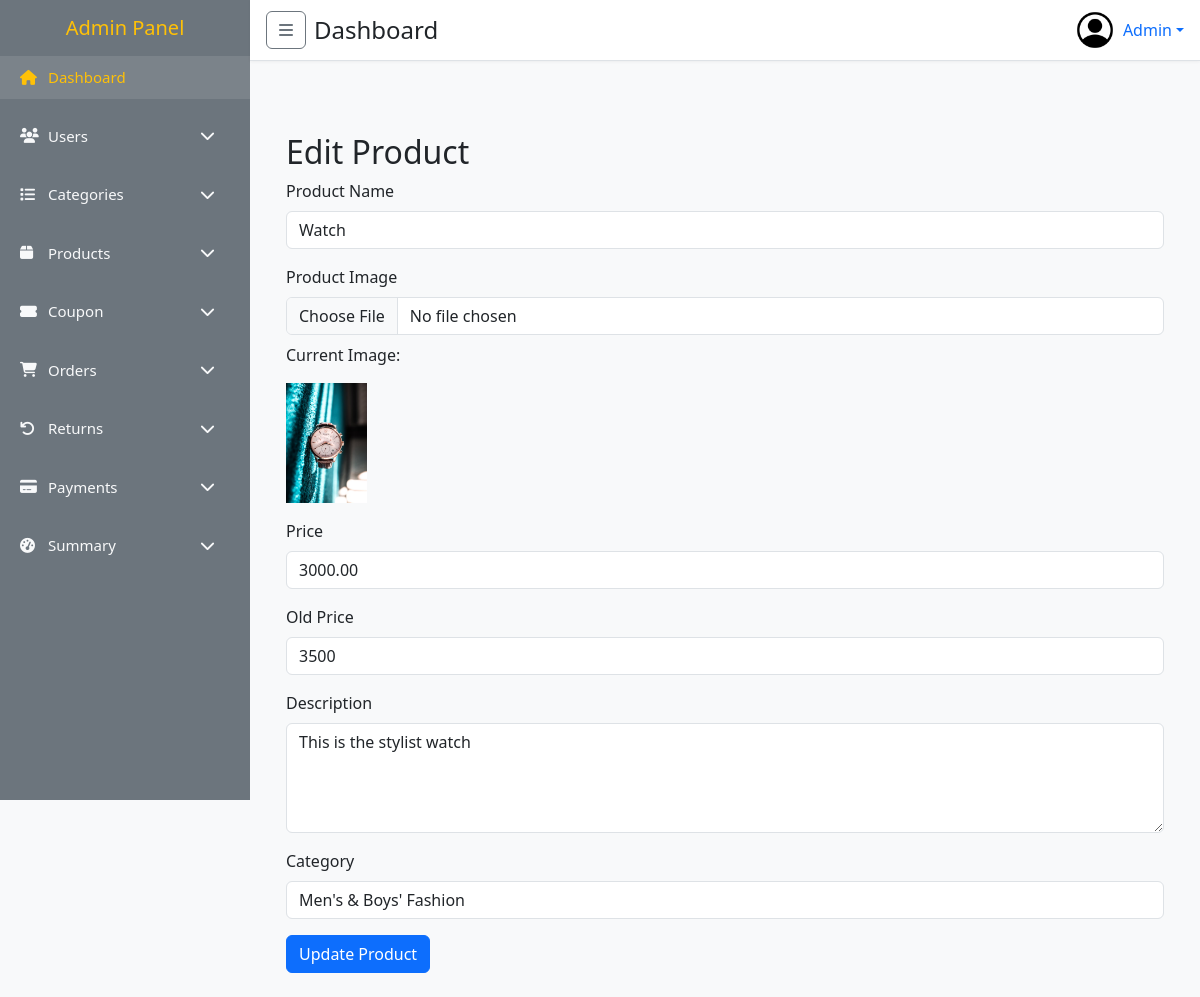
Before: /admin/edit_product.php?id=23 (signed in) with the older database file.
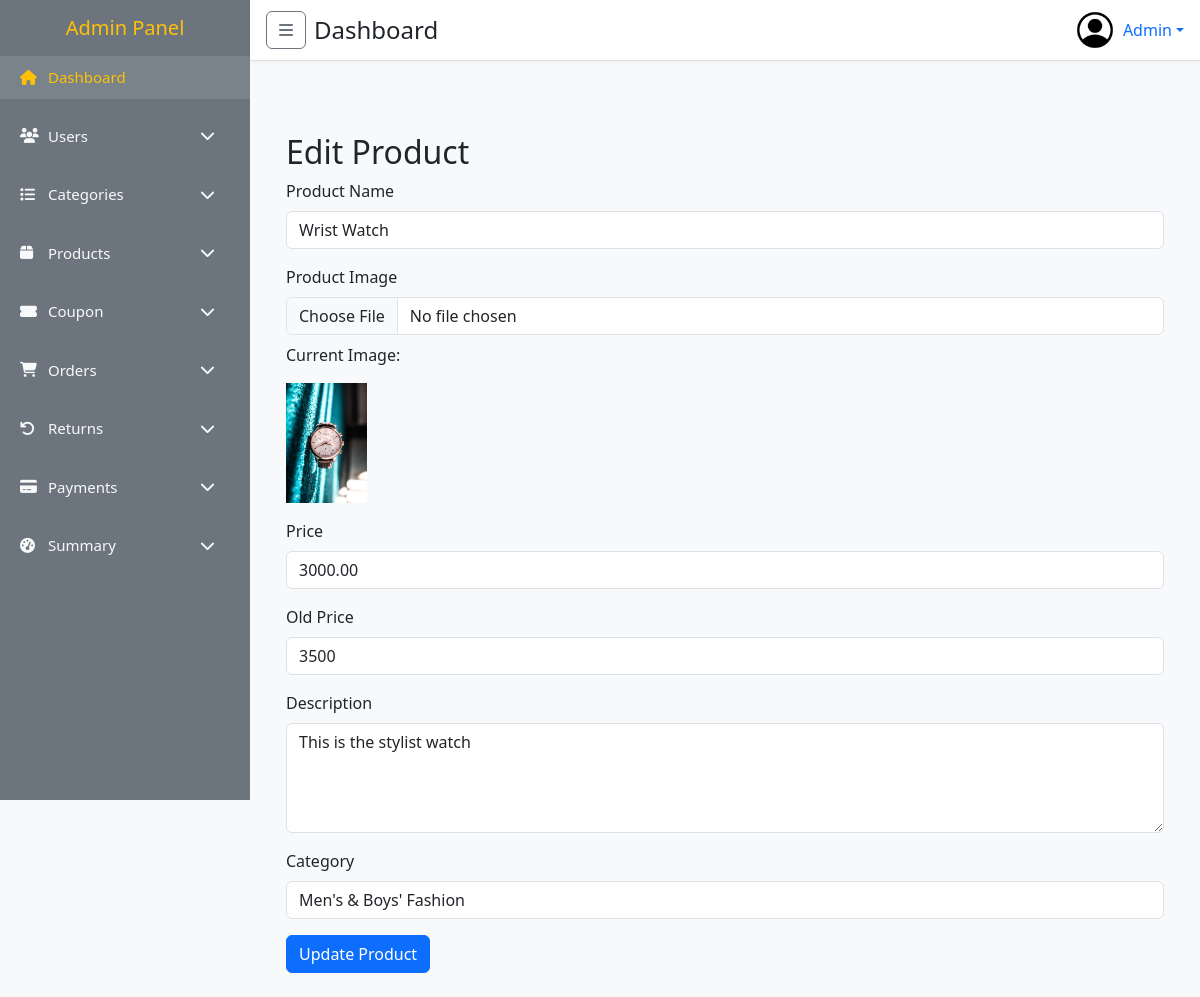
After: the same page with the newer database file.
### tables this page shows
CREATE TABLE `products` (
  `id` int(11) NOT NULL,
  `user_id` int(11) DEFAULT NULL,
  `name` varchar(255) DEFAULT NULL,
  `images` text DEFAULT NULL,
  `price` decimal(15,2) DEFAULT NULL,
  `old_price` double(15,2) DEFAULT NULL,
  `description` text DEFAULT NULL,
  `category_id` int(11) DEFAULT NULL,
  `sub_category_id` int(11) DEFAULT NULL,
  `created_at` datetime DEFAULT current_timestamp(),
  `updated_at` datetime DEFAULT current_timestamp()
);

CREATE TABLE `categories` (
  `id` int(11) NOT NULL,
  `name` varchar(255) DEFAULT NULL,
  `status` tinyint(1) NOT NULL DEFAULT 1,
  `created_at` datetime DEFAULT current_timestamp(),
  `updated_at` datetime DEFAULT current_timestamp()
);

### admin/edit_product.php (the view, shortened to what this page needs)
<?php
require "inc/he.php";
require "inc/sidebar.php";
require "inc/nav.php";
require "../config/db.php";
$product_id = isset($_GET['id']) ? (int)$_GET['id'] : 0;
$stmt = $con->prepare("SELECT * FROM products WHERE id = ?");
$stmt->bind_param("i", $product_id);
$stmt->execute();
$result = $stmt->get_result();
$product = $result->fetch_assoc();
$categories_query = "SELECT * FROM categories";
$categories_result = mysqli_query($con, $categories_query);
?>
<main class="p-4">
    <div class="container mt-5">
        <h2>Edit Product</h2>
        <form action="edit_product.php?id=<?php echo htmlspecialchars($product['id']); ?>" method="post" enctype="multipart/form-data">
            <div class="mb-3">
                <label for="name" class="form-label">Product Name</label>
                <input type="text" class="form-control" name="name" id="name" value="<?php echo htmlspecialchars($product['name']); ?>" required>
            </div>
            <div class="mb-3">
                <label for="images" class="form-label">Product Image</label>
                <input type="file" class="form-control" name="images" id="images" accept="image/*">
                <?php if (!empty($product['images'])): ?>
                    <div class="mt-2">
                        <p>Current Image:</p>
                        <img src="<?php echo htmlspecialchars($product['images']); ?>" alt="Product Image" style="max-height: 120px;">
                    </div>
                <?php endif; ?>
            </div>
            <div class="mb-3">
                <label for="price" class="form-label">Price</label>
                <input type="text" class="form-control" name="price" id="price" value="<?php echo htmlspecialchars($product['price']); ?>" required>
            </div>
            <div class="mb-3">
                <label for="old_price" class="form-label">Old Price</label>
                <input type="text" class="form-control" name="old_price" id="old_price" value="<?php echo htmlspecialchars($product['old_price']); ?>" required>
            </div>
            <div class="mb-3">
                <label for="description" class="form-label">Description</label>
                <textarea class="form-control" name="description" id="description" rows="4" required><?php echo htmlspecialchars($product['description']); ?></textarea>
            </div>
            <div class="mb-3">
                <label for="category" class="form-label">Category</label>
                <select class="form-control" name="category" id="category" required>
                    <?php while ($category = mysqli_fetch_assoc($categories_result)): ?>
                        <option value="<?php echo $category['id']; ?>"
                        <?php if ($category['id'] == $product['category_id']) echo 'selected'; ?>>
                            <?php echo htmlspecialchars($category['name']); ?>
                        </option>
                    <?php endwhile; ?>
                </select>
            </div>
            <button type="submit" name="submit" class="btn btn-primary">Update Product</button>
        </form>
    </div>
</main>
<?php require "inc/footer.php"; ?>

Changed rows visible on the page:
changed products "This is the stylist watch": name "Watch" → "Wrist Watch"
